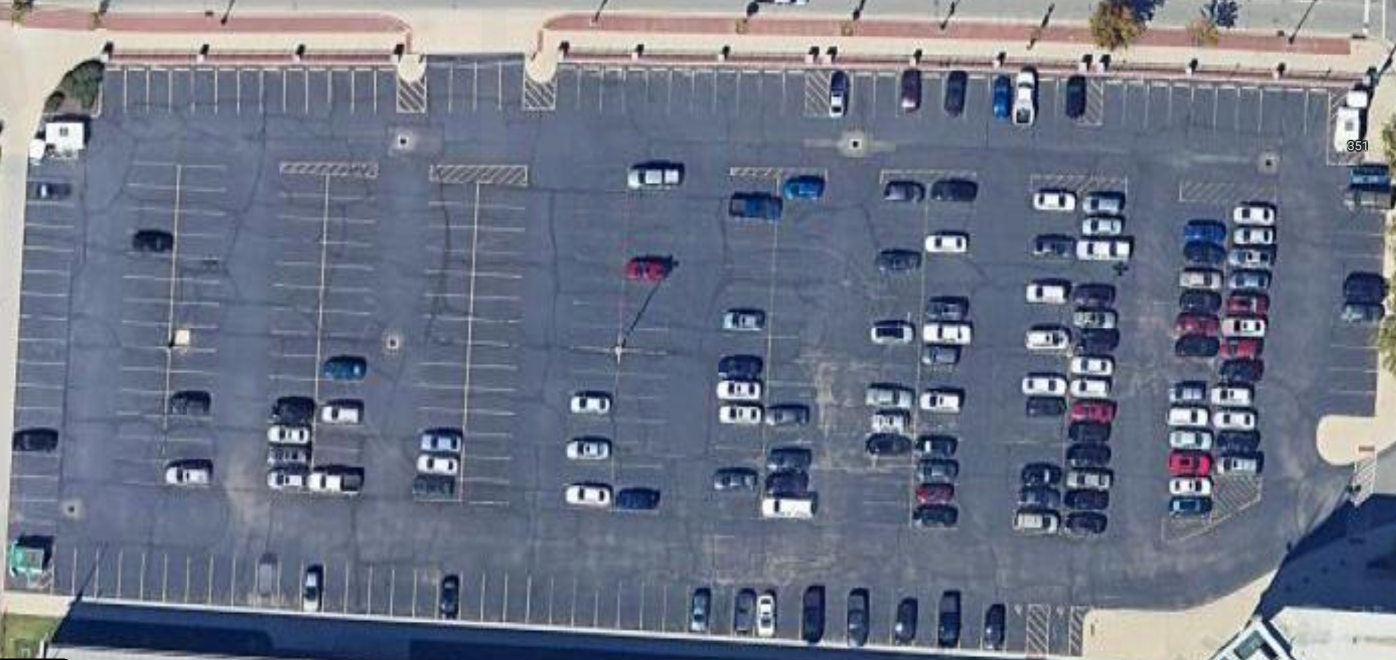
#> input picture input/nffh2.png, 2792 x 1320 px, found by its file name (shown at 1/2 size)
$ python parkingavailability.py   (older library calls are emulated)
#> lines starting #> are read from the running program, lines starting #| are printed output that depends on the picture; after the words box and inside, x2 and y2 are one past the last pixel; in counts of white or black regions, pixels touching at a corner belong together
### util.py
import joblib
from skimage.transform import resize
import numpy as np
import cv2

EMPTY=True
NOT_EMPTY = False

MODEL = joblib.load('C:\\Users\\dasak\\HackAi\\ParkingLotAvailability\\parkifymodel\\models\\parking_model5.pkl')
#> (reads models/parking_model5.pkl from the repository)

def is_car_there(spot_bgr):
    flat_data =[]
    try:
        img_resized = resize(spot_bgr,(20,20,3))

        # [5 lines of commented-out code are left out]
        flat_data.append(img_resized.flatten())

        flat_data = np.array(flat_data)
        # print(flat_data)
        y_pred = MODEL.predict(flat_data)

        # print(y_pred)
        # print(y_pred)
        if y_pred == 0:
            return EMPTY
        else:
            return NOT_EMPTY

    except Exception as e:
        print("Error occurred during resizing:", e)
        return NOT_EMPTY


def get_parking_spots(connected_components):
    (totalLabels, label_ids, values, centroid) = connected_components

    slots = []
    coef = 1
    for i in range(1, totalLabels):

        # Now extract the coordinate points
        x1 = int(values[i, cv2.CC_STAT_LEFT] * coef)
        y1 = int(values[i, cv2.CC_STAT_TOP] * coef)
        w = int(values[i, cv2.CC_STAT_WIDTH] * coef)
        h = int(values[i, cv2.CC_STAT_HEIGHT] * coef)

        slots.append([x1, y1, w, h])

    return slots

### parkingavailability.py
import cv2
from skimage import io, color
import sklearn
import pandas
import skimage
import matplotlib
from skimage.transform import resize
import matplotlib.pyplot as plt

from util import  get_parking_spots, is_car_there

# mask = 'C:\\Users\\dasak\\HackAi\\ParkingLotAvailability\\parkifymodel\\MASKOFPKLOTACROSSDREESE3.png'
# mask = 'C:\\Users\\dasak\\HackAi\\ParkingLotAvailability\\parkifymodel\\mask_folder\\mask_folder\\north-french-field-house-parking_mask.png'
mask = 'C:\\Users\\dasak\\HackAi\\ParkingLotAvailability\\parkifymodel\\mask_folder\\north-french-field-house-parking_mask.png'
# parking_image_test = 'C:\\Users\\dasak\\HackAi\\ParkingLotAvailability\\parkifymodel\\pikl5test2.png'
# parking_image_test = 'C:\\Users\\dasak\\HackAi\\ParkingLotAvailability\\parkifymodel\\input\\nffh2.png'
parking_image_test = 'C:\\Users\\dasak\\HackAi\\ParkingLotAvailability\\parkifymodel\\input\\nffh2.png'

parking_image_test1 = cv2.imread(parking_image_test)
#> parking_image_test1 is the input picture: shape (1320, 2792, 3); mean B, G, R 133.7, 116.4, 109.1

# [11 lines of commented-out code are left out]
parking_image_test2 = cv2.resize(parking_image_test1, (2867,1335))


# Load the mask image and convert it to grayscale
mask2 = cv2.imread(mask)
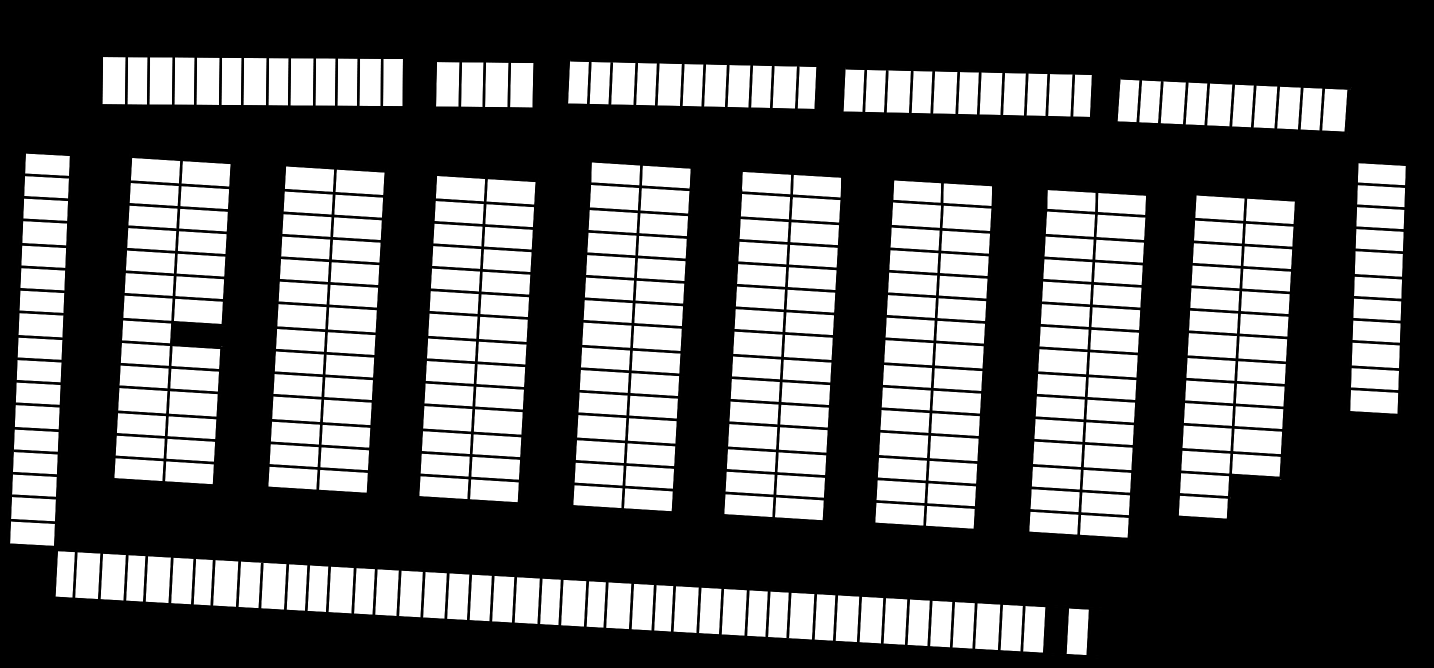
#> input picture mask_folder/north-french-field-house-parking_mask.png, 2867 x 1335 px, found by its file name (shown at 1/2 size)
#> mask2 is the input picture: shape (1335, 2867, 3); min 0, max 255, mean 88.6
mask2_gray = cv2.cvtColor(mask2, cv2.COLOR_BGR2GRAY)

# Threshold the mask image to obtain a binary mask
_, binary_mask = cv2.threshold(mask2_gray, 127, 255, cv2.THRESH_BINARY)
#> binary_mask: shape (1335, 2867); 34.7% white; 350 white regions, largest, box (x1, y1, x2, y2) and area: (1758, 865, 1857, 916) 4309, (2066, 883, 2165, 934) 4309, (236, 776, 335, 827) 4308

# Find connected components in the binary mask
(num_labels, labels, stats, centroids)= cv2.connectedComponentsWithStats(binary_mask, 4, cv2.CV_8U)
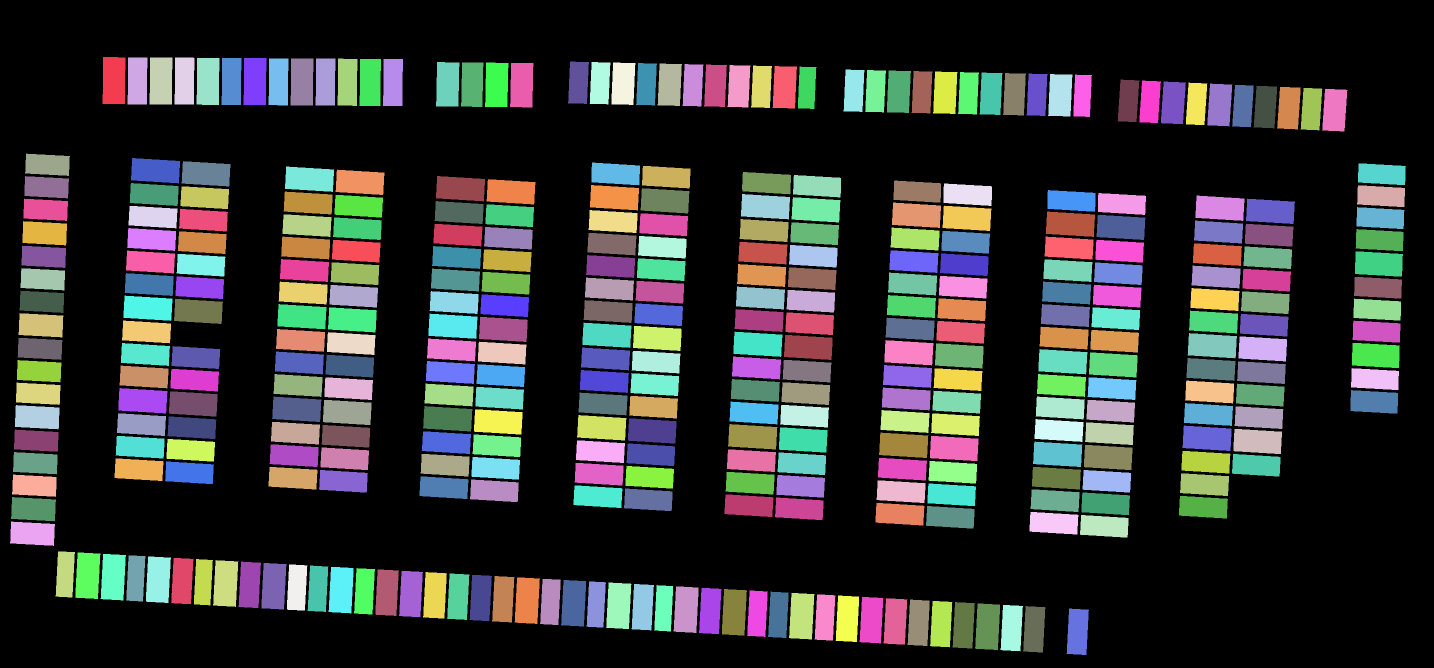
#> labels: shape (1335, 2867) int32 (shown at 1/2 size); 351 distinct labels, from 0 to 350; one colour per label, 0 black
#> num_labels = 351; stats = 351 rows, first 6: [0, 0, 2867, 1335, 2500563], [205, 114, 46, 94, 4168], [255, 115, 40, 94, 3613], [299, 115, 46, 94, 4183], [349, 115, 40, 94, 3617], [393, 116, 46, 94, 4172]; centroids = 351 pairs, first value 64.5 to 2763.2, second value 160.6 to 1263.1
cc = (num_labels, labels, stats, centroids)
parking_spaces = get_parking_spots(cc)
#> in get_parking_spots, `(totalLabels, label_ids, values, centroid) = connected_components`: totalLabels = 351; values has the same summary as stats outside get_parking_spots; centroid has the same summary as centroids outside get_parking_spots
#> the loop in get_parking_spots, `for i in range(1, totalLabels):` made 350 passes
#> (x1, y1, w, h) on passes 1 to 3: (205, 114, 46, 94), (255, 115, 40, 94), (299, 115, 46, 94)
#> after the loop in get_parking_spots, `for i in range(1, totalLabels):`: slots = 350 items, first 6: [205, 114, 46, 94], [255, 115, 40, 94], [299, 115, 46, 94], [349, 115, 40, 94], [393, 116, 46, 94], [443, 116, 40, 94]
#> parking_spaces has the same summary as slots in get_parking_spots
# Optionally, you may filter out small components or perform additional processing here

# Now, let's get the parking spots
# parking_spaces = get_parking_spots((num_labels, labels, stats, centroids))


''' now we will use something called connected components,
connected components. It is a mathematical component that says
that if a pixel and another neighboring pixel have the same value
then they are connected. Here we will use this concept to outline
parking lot spaces'''

# cc = cv2.connectedComponentsWithStats(mask2, 4, cv2.CV_32S)

# parking_spaces = get_parking_spots(cc)

frame = parking_image_test2

# park_test = parking_spaces[:4]

for space in parking_spaces:
    # cv2.imshow('frame',frame)

    x1,y1,w,h = space
    # print(space)
    # print(x1,y1,w,h)

    space_img = frame[y1:y1+h, x1:x1+w,:]

    space_status = is_car_there(space_img)

    # print(space_status)
    if space_status:
        cv2.rectangle(frame,(x1,y1),(x1+w,y1+h),(0,255,0),2)
    else:
        cv2.rectangle(frame,(x1,y1),(x1+w,y1+h),(0,0,255),2)
#> this loop made 350 passes
#> (x1, y1, w, h, y_pred in is_car_there, space_status) on passes 1 to 3: (205, 114, 46, 94, [0], True), (255, 115, 40, 94, [0], True), (299, 115, 46, 94, [0], True)
#> pass 1, `space_img = frame[y1:y1+h, x1:x1+w,:]`:
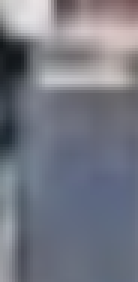
#> space_img: shape (94, 46, 3) (shown 3 times larger); mean B, G, R 131.1, 119.9, 117.3
#> pass 1, in is_car_there, `img_resized = resize(spot_bgr,(20,20,3))`:
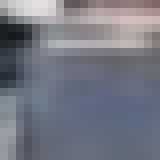
#> img_resized: shape (20, 20, 3) float64 (shown 8 times larger); mean B, G, R 0.514, 0.47, 0.46
#> pass 2, in is_car_there (call 2), `img_resized = resize(spot_bgr,(20,20,3))`:
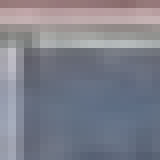
#> img_resized: shape (20, 20, 3) float64 (shown 8 times larger); mean B, G, R 0.548, 0.503, 0.496
#> after the loop:
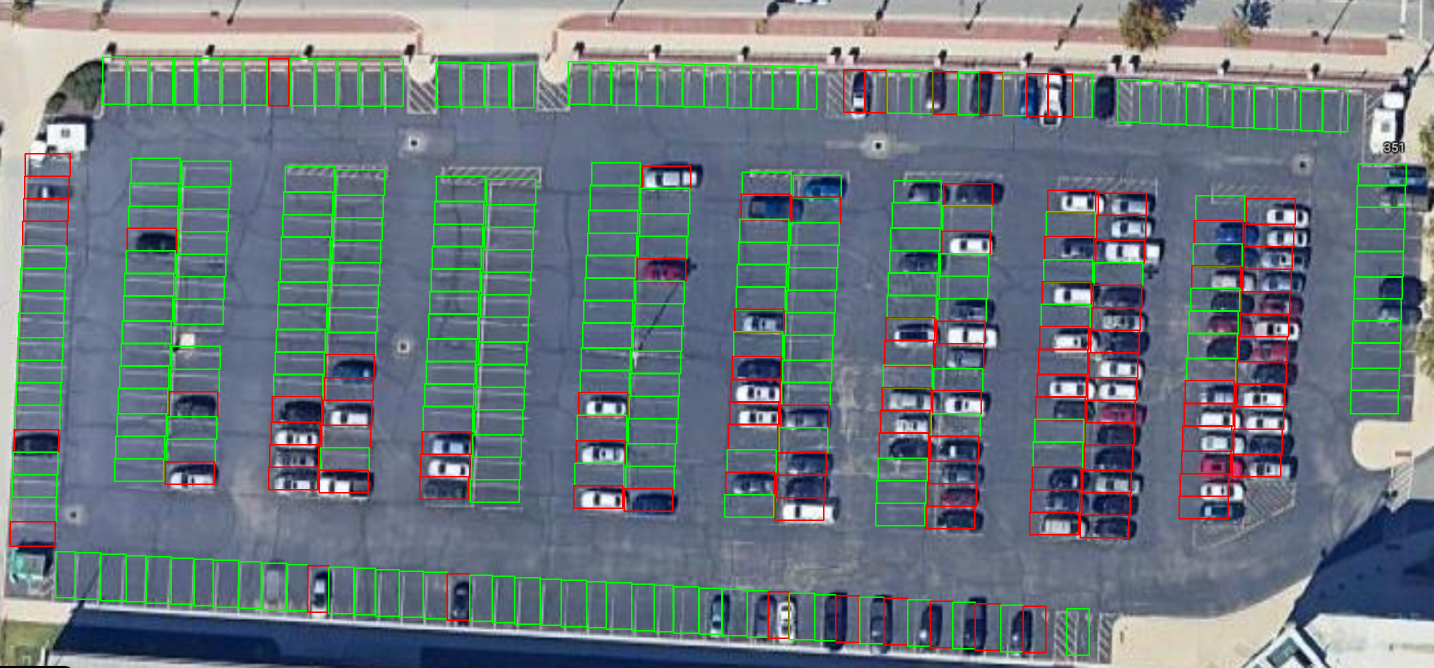
#> frame: shape (1335, 2867, 3) (shown at 1/2 size); mean B, G, R 126.3, 120, 108
#> after the loop:
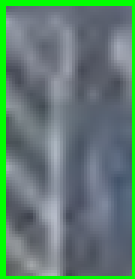
#> space_img: shape (93, 45, 3) (shown 3 times larger); mean B, G, R 113.3, 126.8, 95.7


cv2.imshow('frame',frame)
cv2.imwrite('nfh.png', frame)


cv2.waitKey(0)
cv2.waitKey(0)


    # ret = False
cv2.destroyAllWindows()
